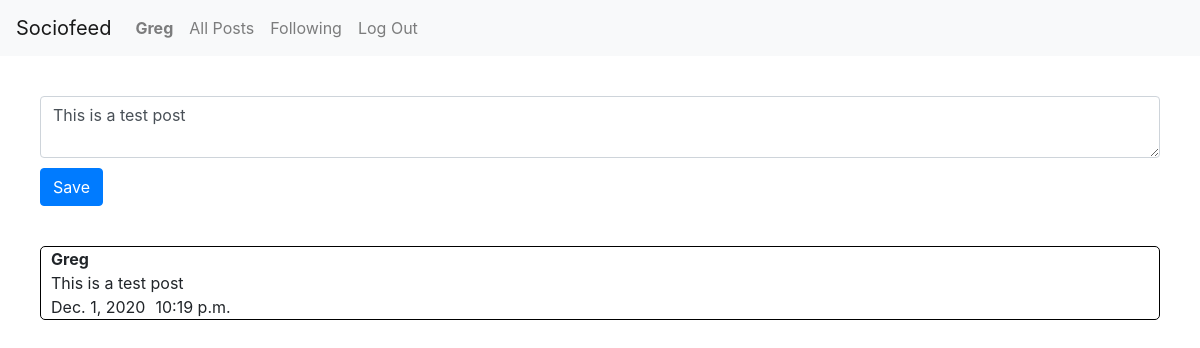
/edit/23 (signed in), run on the app's committed database.
### network/models.py (models this page shows, shortened)
class User(AbstractUser):
    pass

class Post(models.Model):
    user = models.ForeignKey(User, on_delete=models.CASCADE)
    post = models.CharField(max_length=1000)
    date = models.DateField()
    time = models.TimeField()

### network/views.py (the view, shortened to what this page needs)
# urls.py: path("edit/<id>", views.edit, name="edit"),
@csrf_exempt
@login_required
def edit(request, id):
    p = Post.objects.get(pk=id)
    if p.user == request.user:
        return render(request, "network/edit.html",{
            "p":p
        })
    else:
        return HttpResponse("Sorry, you can't edit others' posts")

### network/templates/network/edit.html (shortened to what this page needs)
{% extends "network/layout.html" %}
{% load static %}
{% block body %}
    <form class="form-group" id="edit-form" method="POST">
        <textarea data-id="{{ p.id }}" class="form-control" id="compose-area" name="post">{{ p.post }}</textarea>
        <button type="submit" id="submit-btn" class="btn btn-primary">Save</button>
    </form>
    <div class="post-main">
        <div class="post-container">
            <div class="title-post">
                <div class="title">{{ p.user|title }}</div>
                <div id="the-post" class="post"> {{ p.post }} </div>
            </div>
            <div class="date-time">
                <div class="date">{{ p.date }} </div>
                <div class="time"> {{ p.time }} </div>
            </div>
        </div>
    </div>
{% endblock %}

### network/templates/network/layout.html (shortened to what this page needs)
{% load static %}
<!DOCTYPE html>
<html lang="en">
    <head>
        <link rel="stylesheet" href="https://stackpath.bootstrapcdn.com/bootstrap/4.4.1/css/bootstrap.min.css">
        <link href="{% static 'network/styles.css' %}" rel="stylesheet">
    </head>
    <body>
        <nav class="navbar navbar-expand-lg navbar-light bg-light">
            <a class="navbar-brand" href="{% url 'index' %}">Sociofeed</a>
            <div>
              <ul class="navbar-nav mr-auto">
                {% if user.is_authenticated %}
                    <li class="nav-item">
                        <a class="nav-link" href="{% url 'profile' %}"><strong>{{ user.username|title }}</strong></a>
                    </li>
                {% endif %}
                <li class="nav-item">
                  <a class="nav-link" href="{% url 'index' %}">All Posts</a>
                </li>
                {% if user.is_authenticated %}
                    <li class="nav-item">
                        <a class="nav-link" href="{% url 'following' %}">Following</a>
                    </li>
                    <li class="nav-item">
                        <a class="nav-link" href="{% url 'logout' %}">Log Out</a>
                    </li>
                {% endif %}
              </ul>
            </div>
          </nav>
        <div class="body">
            {% block body %}
            {% endblock %}
        </div>
    </body>
</html>

### network/static/network/styles.css (style rules this page uses)
#edit-form { margin: 40px; }
#edit-form .form-control { margin-bottom: 10px; }
.post-container { border: 1px solid black; margin-left: 40px; margin-right: 40px; margin-top: 5px; margin-bottom: 5px; border-radius: 5px; }
.post-container .title-post { margin-left: 10px; }
.post-container .title-post .title { font-weight: bold; }
.post-container .date-time { margin-left: 10px; display: flex; }
.post-container .date-time .date { margin-right: 10px; }

### data on the page
User: username "Greg"
Post: post "This is a test post", user "Greg", date "Dec. 1, 2020", time "10:19 p.m."
